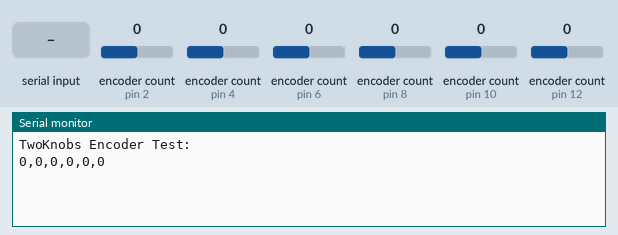
Simulated run of this sketch. Board: Arduino Mega 2560, built with avr-gcc and run on an emulated ATmega2560. Parts: the last lines printed to the serial monitor. The inputs (shaded band) are chosen by the test bench; at power-on: encoder count (sensors on pin 2, pin 4, pin 6, pin 8, pin 10, pin 12) 0.

Above: at 1.2 s.
1.3 s: "1" received over Serial
At 2.5 s:
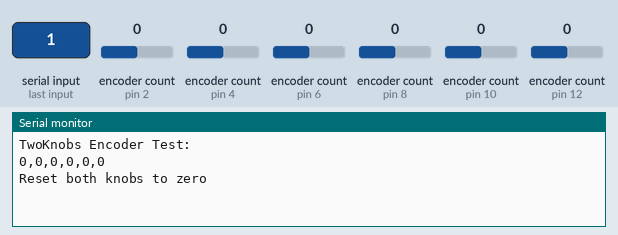
2.8 s: encoder count (sensor on pin 2) set to 1
At 3.7 s:
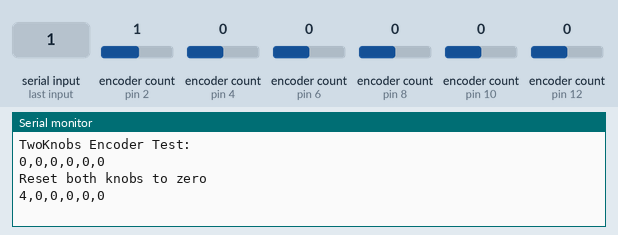
4.3 s: encoder count (sensor on pin 4) set to 1
At 4.9 s:
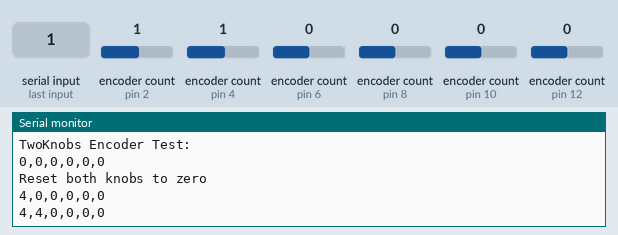
5.8 s: encoder count (sensor on pin 6) set to 1
At 7.0 s:
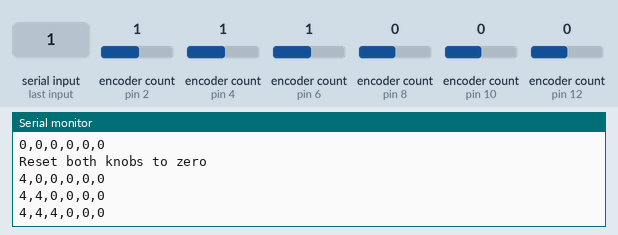
7.3 s: encoder count (sensor on pin 8) set to 1
At 8.3 s:
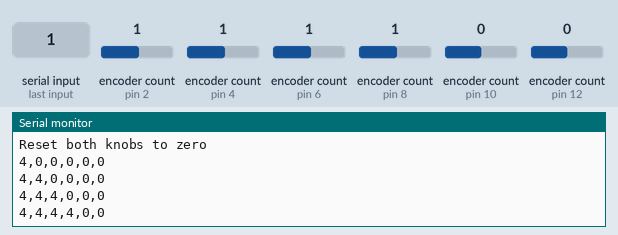
8.8 s: encoder count (sensor on pin 10) set to 1
At 9.4 s:
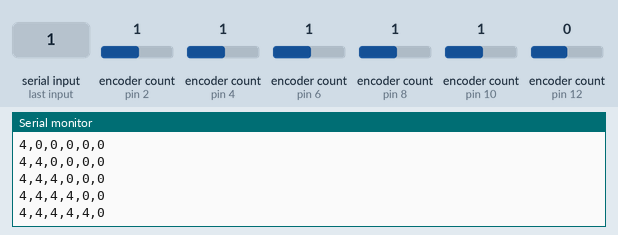

The sketch:

encoder.ino
```cpp
#include <Encoder.h>

Encoder J1encoder(2,3);
Encoder J2encoder(4,5);
Encoder J3encoder(6,7);
Encoder J4encoder(8,9);
Encoder J5encoder(10,11);
Encoder J6encoder(12,13);

String device_A_String="";
String device_B_String="";
String getdata;

long positionJ1 = -999;
long positionJ2 = -999;
long positionJ3 = -999;
long positionJ4 = -999;
long positionJ5 = -999;
long positionJ6 = -999;
long newJ1,newJ2,newJ3,newJ4,newJ5,newJ6;

void setup() {
   Serial.begin(2000000);
   Serial.println("TwoKnobs Encoder Test:");
   Serial1.begin(115200);
}

void loop() {
  newJ1 = J1encoder.read();
  newJ2 = J2encoder.read();
  newJ3 = J3encoder.read();
  newJ4 = J4encoder.read();
  newJ5 = J5encoder.read();
  newJ6 = J6encoder.read();
   if (newJ1!= positionJ1||newJ2!=positionJ2||newJ3!= positionJ3||newJ4!=positionJ4||newJ5!= positionJ5||newJ6!=positionJ6) {
    getdata=(String)newJ1+","+(String)newJ2+","+(String)newJ3+","+(String)newJ4+","+(String)newJ5+","+(String)newJ6;
 /*   Serial.print("J1 = ");
    Serial.print(newJ1);
    Serial.print(", J2 = ");
    Serial.print(newJ2);
    Serial.print(", J3 = ");
    Serial.print(newJ3);
    Serial.print(", J4 = ");
    Serial.print(newJ4);
    Serial.print(", J5 = ");
    Serial.print(newJ5);
    Serial.print(", J6 = ");
    Serial.print(newJ6);
    Serial.println();*/
    Serial.println(getdata);
    positionJ1 = (long)newJ1;
    positionJ2 = (long)newJ2;
    positionJ3 = (long)newJ3;
    positionJ4 = (long)newJ4;
    positionJ5 = (long)newJ5;
    positionJ6 = (long)newJ6;
    Serial1.println(getdata);
  }

   if (Serial.available()) {
    Serial.read();
    Serial.println("Reset both knobs to zero");
    J1encoder.write(0);
    J2encoder.write(0);
    J3encoder.write(0);
    J4encoder.write(0);
    J5encoder.write(0);
    J6encoder.write(0);
  }

}
```

Measured:
- after the input at 1.3 s, the serial monitor: prints a new line at once (image 1)
- after the input at 2.8 s, the serial monitor: prints a new line at once (image 2)
- after the input at 4.3 s, the serial monitor: prints a new line at once (image 3)
- after the input at 5.8 s, the serial monitor: prints a new line at once (image 4)
- after the input at 7.3 s, the serial monitor: prints a new line at once (image 5)
- after the input at 8.8 s, the serial monitor: prints a new line at once (image 6)
